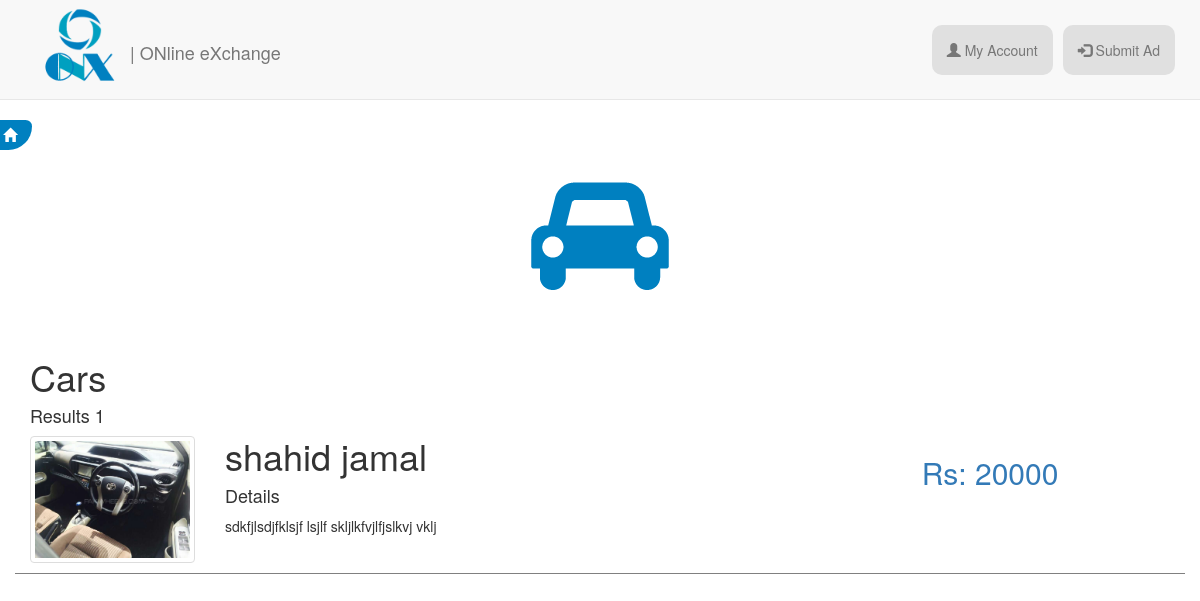
Screenshot of /_categ.php?categ=cars with the database file from the repository.
### tables this page shows
CREATE TABLE `ads` (
  `_id` int(11) NOT NULL,
  `_categ` varchar(50) NOT NULL,
  `_title` varchar(200) NOT NULL,
  `_price` int(11) NOT NULL,
  `_discription` text NOT NULL,
  `_mainpic` text NOT NULL,
  `_img2` text,
  `_img3` text,
  `_img4` text,
  `_img5` text,
  `_img6` text,
  `_name` varchar(40) NOT NULL,
  `_phone` varchar(40) NOT NULL,
  `_provence` varchar(25) NOT NULL,
  `_city` varchar(25) NOT NULL,
  `_date_and_time` timestamp NOT NULL DEFAULT CURRENT_TIMESTAMP
);

### php/php_files/check_user_input.php (called while the page is built)
<?php
    function checkInput($data){
        $data = trim($data);
        $data = stripslashes($data);
        $data = htmlspecialchars($data);
        return $data;
    }
?>

### _categ.php (the view, shortened to what this page needs)
<?php
$categ="";
$querym="";
if(isset($_GET["categ"])){
    require("php/php_files/check_user_input.php");
    $dataOfGet = checkInput($_GET["categ"]);
    switch($dataOfGet){
        case "cars":
            $categ="Cars";
            $icon = "images/icons/car.png";
            $querym = "select _id,_title,_price,_discription,_mainpic from ads where _categ='cars' order by _id DESC";
            break;
    }
    $myDb = new DBaseHelper();
    $con = $myDb->getConnection();
    if($result = $con->query($querym)){
        $output = $result->fetch_all(MYSQLI_ASSOC);
        $len = count($output);
    }else{
        echo("<h1>Error Not Found Any Result</h1>");
        die();
    }
}else{
    header("location:index.php");
}
?>
<!DOCTYPE html>
<html>
    <head>
        <link type="text/css" rel="stylesheet" href="css/bootstrap.min.css">
        <link type="text/css" rel="stylesheet" href="css/categ.css">
    </head>
    <body>
        <nav class="navbar navbar-default navbar-fixed-top" role="navigation">
            <div class="container">
                <div class="navbar-header">
                    <a href="index.php" class="navbar-brand">
                        <img src="images/icons/logo.png" class="logo">| ONline eXchange
                    </a>
                </div>
                <div class="collapse navbar-collapse" id="myNav">
                    <ul class="nav navbar-nav navbar-right">
                        <li class="select"><a href="_login.php"><span class="glyphicon glyphicon-user"></span> My Account</a></li>
                        <li class="select"><a href="_postad.php"><span class="glyphicon glyphicon-log-in"></span> Submit Ad</a></li>
                    </ul>
                </div>
            </div>
        </nav>
        <a href="index.php" id="homeDir">HOME <span class="glyphicon glyphicon-home"></span></a>
        <div class="container">
            <img src="<?=$icon?>" class="img-responsive img-responsive-sm">
            <h1><?=$categ?></h1>
            <h4>Results <?=$len?></h4>
        </div>
<?php
    for($i = 0; $i < $len; $i++){
        $idOfAd = $output[$i]["_id"];
        $mainImg = $output[$i]["_mainpic"];
        $title = $output[$i]["_title"];
        $discr = $output[$i]["_discription"];
        $price = $output[$i]["_price"];
?>
        <div class="container adblock">
            <div class="row">
                <div class="col-sm-2 col-md-2 col-lg-2">
                    <img src="<?=$mainImg?>" class="img-thumbnail">
                </div>
                <div class="col-sm-6 col-md-6 col-lg-6">
                    <a class="h1 ad" href="_viewAd.php?_id=<?=$idOfAd?>"><?=$title?></a>
                    <h4>Details</h4>
                    <p>
                        <?=$discr?>
                    </p>
                </div>
                <div class="col-sm-4 col-md-4 col-lg-4 text-center">
                    <h2 class="text-primary">Rs: <?=$price?></h2>
                </div>
            </div>
        </div>
        <?php } ?>
    </body>
</html>

### css/categ.css (style rules this page uses)
.logo { width: 100px; height: 100px; margin-top: -20px; }
.navbar-default { height: 100px; }
.navbar-brand>img { display: inline-block; }
#myNav { margin-top: 25px; }
.select { background-color: #e0e0e0; transition: 1s; margin-right: 10px; border-radius: 10px; }
.img-responsive-sm { margin: 7% auto 0% auto; }
@media screen and (min-width:700px) and (max-width:1200px) { .img-responsive-sm { margin: 12% auto 0% auto; } }
a.ad { text-decoration: none; }
.adblock { margin-bottom: 20px; border-bottom: 1px solid gray; padding-bottom: 10px; }
#homeDir { position: fixed; background-color: #0080c0; width: 130px; height: 30px; padding: 5px; z-index: 1; text-align: right; border-radius: 4px 8px 30px 0px; padding-right: 15px; top: 120px; left: -98px; color: white; transition: 1s; }

### rows the page displays
ads: _mainpic (picture), _title "shahid jamal", _discription "sdkfjlsdjfklsjf lsjlf skljlkfvjlfjslkvj vklj", _price "20000"

### other values shown
$categ "Cars"
$len "1"
